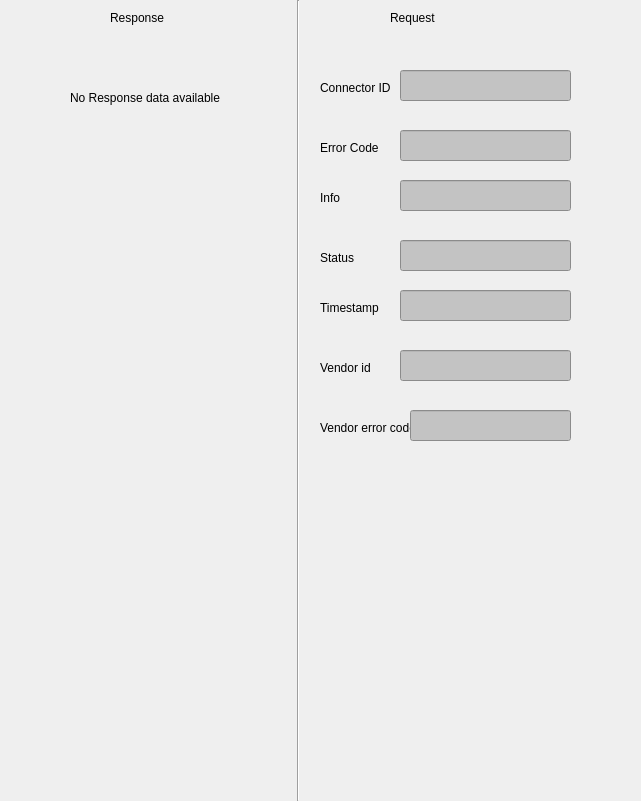
       <widget class="QWidget" name="widget_StatusNotification" native="true">
        <property name="geometry">
         <rect>
          <x>0</x>
          <y>130</y>
          <width>641</width>
          <height>801</height>
         </rect>
        </property>
        <property name="font">
         <font>
          <strikeout>false</strikeout>
         </font>
        </property>
        <property name="focusPolicy">
         <enum>Qt::NoFocus</enum>
        </property>
        <property name="autoFillBackground">
         <bool>true</bool>
        </property>
        <widget class="QLabel" name="label_21">
         <property name="geometry">
          <rect>
           <x>110</x>
           <y>10</y>
           <width>61</width>
           <height>16</height>
          </rect>
         </property>
         <property name="text">
          <string>Response</string>
         </property>
        </widget>
        <widget class="Line" name="line_11">
         <property name="geometry">
          <rect>
           <x>290</x>
           <y>0</y>
           <width>16</width>
           <height>801</height>
          </rect>
         </property>
         <property name="orientation">
          <enum>Qt::Vertical</enum>
         </property>
        </widget>
        <widget class="QLabel" name="label_22">
         <property name="geometry">
          <rect>
           <x>390</x>
           <y>10</y>
           <width>61</width>
           <height>16</height>
          </rect>
         </property>
         <property name="text">
          <string>Request</string>
         </property>
        </widget>
        <widget class="QLabel" name="label_ConnectorID_StatusNotification_Req">
         <property name="geometry">
          <rect>
           <x>320</x>
           <y>80</y>
           <width>71</width>
           <height>16</height>
          </rect>
         </property>
         <property name="text">
          <string>Connector ID</string>
         </property>
        </widget>
        <widget class="QLineEdit" name="lineEdit_ConnectorID_StatusNotification_Req">
         <property name="geometry">
          <rect>
           <x>400</x>
           <y>70</y>
           <width>171</width>
           <height>31</height>
          </rect>
         </property>
         <property name="styleSheet">
          <string notr="true">background:rgb(195,195,195)</string>
         </property>
         <property name="readOnly">
          <bool>true</bool>
         </property>
        </widget>
        <widget class="QLabel" name="label_ErrorCode_StatusNotification_Req">
         <property name="geometry">
          <rect>
           <x>320</x>
           <y>140</y>
           <width>71</width>
           <height>16</height>
          </rect>
         </property>
         <property name="text">
          <string>Error Code</string>
         </property>
        </widget>
        <widget class="QLineEdit" name="lineEdit_Info_StatusNotification_Req">
         <property name="geometry">
          <rect>
           <x>400</x>
           <y>180</y>
           <width>171</width>
           <height>31</height>
          </rect>
         </property>
         <property name="styleSheet">
          <string notr="true">background:rgb(195,195,195)</string>
         </property>
         <property name="readOnly">
          <bool>true</bool>
         </property>
        </widget>
        <widget class="QLabel" name="label_Info_StatusNotification_Req">
         <property name="geometry">
          <rect>
           <x>320</x>
           <y>190</y>
           <width>71</width>
           <height>16</height>
          </rect>
         </property>
         <property name="text">
          <string>Info</string>
         </property>
        </widget>
        <widget class="QLabel" name="label_Status_StatusNotification_Req">
         <property name="geometry">
          <rect>
           <x>320</x>
           <y>250</y>
           <width>71</width>
           <height>16</height>
          </rect>
         </property>
         <property name="text">
          <string>Status</string>
         </property>
        </widget>
        <widget class="QLineEdit" name="lineEdit_timestamp_StatusNotification_Req">
         <property name="geometry">
          <rect>
           <x>400</x>
           <y>290</y>
           <width>171</width>
           <height>31</height>
          </rect>
         </property>
         <property name="styleSheet">
          <string notr="true">background:rgb(195,195,195)</string>
         </property>
         <property name="text">
          <string/>
         </property>
         <property name="readOnly">
          <bool>true</bool>
         </property>
        </widget>
        <widget class="QLabel" name="label_timestamp_StatusNotification_Req">
         <property name="geometry">
          <rect>
           <x>320</x>
           <y>300</y>
           <width>71</width>
           <height>16</height>
          </rect>
         </property>
         <property name="text">
          <string>Timestamp</string>
         </property>
        </widget>
        <widget class="QLabel" name="label_11">
         <property name="geometry">
          <rect>
           <x>70</x>
           <y>90</y>
           <width>151</width>
           <height>16</height>
          </rect>
         </property>
         <property name="text">
          <string>No Response data available</string>
         </property>
        </widget>
        <widget class="QLabel" name="label_VendorId_StatusNotification_Req">
         <property name="geometry">
          <rect>
           <x>320</x>
           <y>360</y>
           <width>71</width>
           <height>16</height>
          </rect>
         </property>
         <property name="text">
          <string>Vendor id</string>
         </property>
        </widget>
        <widget class="QLineEdit" name="lineEdit_VendorId_StatusNotification_Req">
         <property name="geometry">
          <rect>
           <x>400</x>
           <y>350</y>
           <width>171</width>
           <height>31</height>
          </rect>
         </property>
         <property name="styleSheet">
          <string notr="true">background:rgb(195,195,195)</string>
         </property>
         <property name="text">
          <string/>
         </property>
         <property name="readOnly">
          <bool>true</bool>
         </property>
        </widget>
        <widget class="QLabel" name="label_Vendorerrorcode_StatusNotification_Req">
         <property name="geometry">
          <rect>
           <x>320</x>
           <y>420</y>
           <width>91</width>
           <height>16</height>
          </rect>
         </property>
         <property name="text">
          <string>Vendor error code</string>
         </property>
        </widget>
        <widget class="QLineEdit" name="lineEdit_Vendorerrorcode_StatusNotification_Req">
         <property name="geometry">
          <rect>
           <x>410</x>
           <y>410</y>
           <width>161</width>
           <height>31</height>
          </rect>
         </property>
         <property name="styleSheet">
          <string notr="true">background:rgb(195,195,195)</string>
         </property>
         <property name="text">
          <string/>
         </property>
         <property name="readOnly">
          <bool>true</bool>
         </property>
        </widget>
        <widget class="QLineEdit" name="lineEdit_ErrorCode_StatusNotification_Req">
         <property name="geometry">
          <rect>
           <x>400</x>
           <y>130</y>
           <width>171</width>
           <height>31</height>
          </rect>
         </property>
         <property name="styleSheet">
          <string notr="true">background:rgb(195,195,195)</string>
         </property>
         <property name="readOnly">
          <bool>true</bool>
         </property>
        </widget>
        <widget class="QLineEdit" name="lineEdit_Status_StatusNotification_Req">
         <property name="geometry">
          <rect>
           <x>400</x>
           <y>240</y>
           <width>171</width>
           <height>31</height>
          </rect>
         </property>
         <property name="styleSheet">
          <string notr="true">background:rgb(195,195,195)</string>
         </property>
         <property name="readOnly">
          <bool>true</bool>
         </property>
        </widget>
       </widget>
